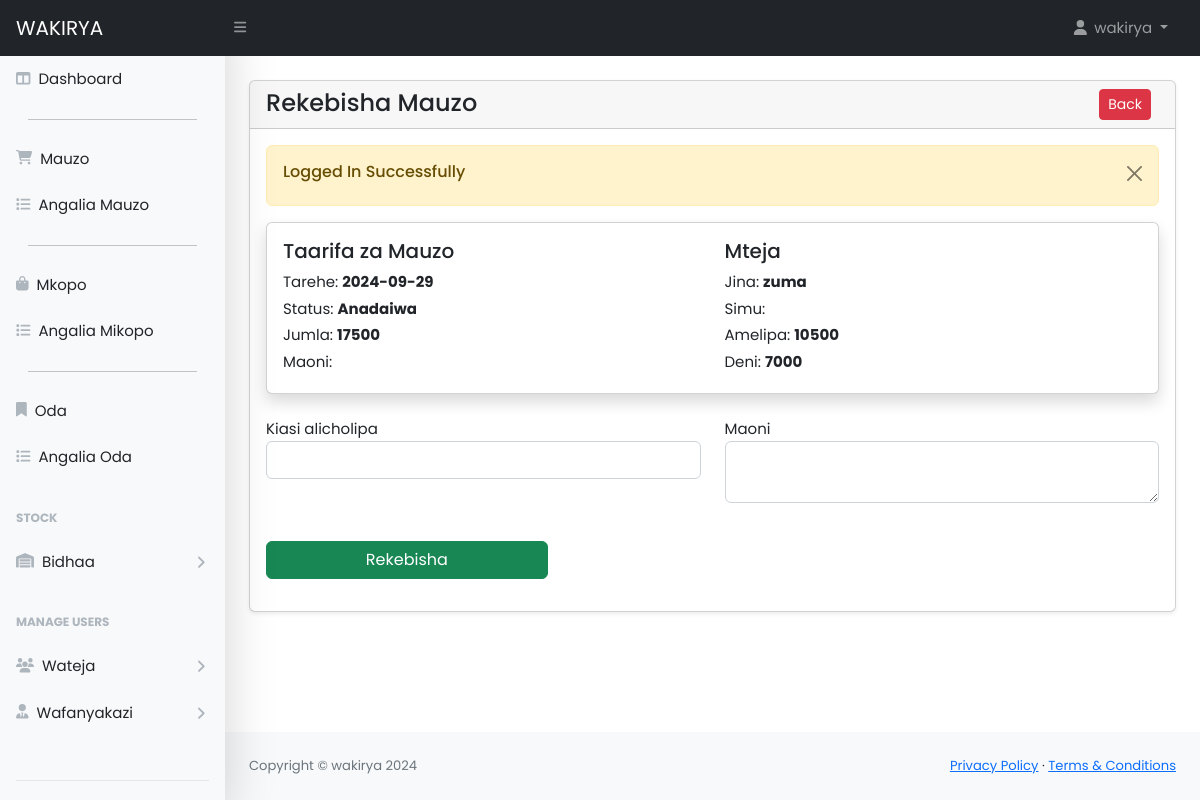
Screenshot of /admin/order-update.php?track=11713 (signed in) with the database file from the repository.
### tables this page shows
CREATE TABLE `orders` (
  `id` int(11) NOT NULL,
  `customer_id` int(11) NOT NULL,
  `tracking_no` varchar(100) NOT NULL,
  `invoice_no` varchar(100) NOT NULL,
  `total_amount` varchar(100) NOT NULL,
  `paid_amount` varchar(100) DEFAULT NULL,
  `due_amount` varchar(100) DEFAULT NULL,
  `surplus_amount` varchar(100) NOT NULL,
  `order_date` date NOT NULL,
  `order_status` varchar(100) DEFAULT NULL,
  `comment` varchar(255) DEFAULT NULL,
  `payment_mode` varchar(100) DEFAULT NULL COMMENT 'cash, online',
  `order_placed_by_id` int(11) NOT NULL,
  `created_at` date NOT NULL DEFAULT current_timestamp()
);

CREATE TABLE `customers` (
  `id` int(11) NOT NULL,
  `name` varchar(255) NOT NULL,
  `email` varchar(255) DEFAULT NULL,
  `phone` varchar(255) DEFAULT NULL,
  `status` tinyint(1) DEFAULT 0 COMMENT '0=visible,1=hidden',
  `created_at` date NOT NULL DEFAULT current_timestamp()
);

### admin/order-update.php (the view, shortened to what this page needs)
<?php
include('includes/header.php'); ?>
<div class="container-fluid px-4">
    <div class="card mt-4 shadow-sm">
        <div class="card-header">
            <h4 class="mb-0">Rekebisha Mauzo
                <a href="orders.php" class="btn btn-danger mx-2 btn-sm float-end">Back</a>
            </h4>
        </div>
        <div class="card-body">
            <?php
            if (isset($_GET['track'])) {
                $trackingNo = validate($_GET['track']);
                $query = "SELECT o.*, c.* FROM orders o, customers c
                                WHERE c.id = o.customer_id AND tracking_no='$trackingNo'
                                ORDER BY o.id DESC";
                $orders = mysqli_query($conn, $query);
                if ($orders) {
                    if (mysqli_num_rows($orders) > 0) {
                        $orderData = mysqli_fetch_assoc($orders);
            ?>
                        <div class="card card-body shadow border-1 mb-4">
                            <div class="row">
                                <div class="col-md-6">
                                    <h5>Taarifa za Mauzo</h5>
                                    <label class="mb-1">
                                        Tarehe:
                                        <span class="fw-bold"><?= $orderData['order_date']; ?></span>
                                    </label>
                                    <br />
                                    <label class="mb-1">
                                        Status:
                                        <span class="fw-bold"><?= $orderData['order_status']; ?></span>
                                    </label>
                                    <br />
                                    <label class="mb-1">
                                        Jumla:
                                        <span class="fw-bold"><?= $orderData['total_amount']; ?></span>
                                    </label>
                                    <br />
                                    <label class="mb-1">
                                        Maoni:
                                    </label>
                                    <br />
                                </div>
                                <div class="col-md-6">
                                    <h5>Mteja</h5>
                                    <label class="mb-1">
                                        Jina:
                                        <span class="fw-bold"><?= $orderData['name']; ?></span>
                                    </label>
                                    <br />
                                    <label class="mb-1">
                                        Simu:
                                    </label>
                                    <br />
                                    <label class="mb-1">
                                        Amelipa:
                                        <span class="fw-bold"><?= $orderData['paid_amount']; ?></span>
                                    </label>
                                    <br />
                                    <label class="mb-1">
                                        Deni:
                                        <span class="fw-bold"><?= $orderData['due_amount']; ?></span>
                                    </label>
                                    <br />
                                </div>
                            </div>
                        </div>
            <?php
                    } else {
                        echo '<h5>No record found!</h5>';
                    }
                } else {
                    echo '<h5>Something Went Wrong!</h5>';
                }
            }
            ?>
            <form action="order-update-code.php" method="POST" class="mt-3">
                <?php
                if (isset($_GET['track'])) {
                    $tracking_no = $_GET['track'];
                    $orderQuery = mysqli_query($conn, "SELECT * FROM orders WHERE tracking_no='$tracking_no'");
                    if (mysqli_num_rows($orderQuery) > 0) {
                        $orderData = mysqli_fetch_assoc($orderQuery);
                        $orderId = $orderData['id'];
                ?>
                        <div class="row">
                            <div class="col-md-6 mb-3">
                                <label>Kiasi alicholipa</label>
                                <input type="number" id="amount_paid" name="amount_paid" class="form-control" value="" />
                            </div>
                            <div class="col-md-6 mb-3">
                                <label>Maoni</label>
                                <textarea id="comment" name="comment" class="form-control" rows="2"><?= $orderData['comment']; ?></textarea>
                            </div>
                            <div class="col-md-4 mb-3">
                                <br />
                                <button type="submit" value="<?= $orderId; ?>" name="updateOrder" class="btn btn-success w-100">Rekebisha</button>
                            </div>
                        </div>
                <?php
                    } else {
                        echo '<h5>No record found!</h5>';
                        return false;
                    }
                } else {
                    echo '<h5>Something Went Wrong chini!</h5>';
                    return false;
                }
                ?>
            </form>
        </div>
    </div>
</div>
<?php include('includes/footer.php'); ?>

### rows the page displays
orders: order_date "2024-09-29", order_status "Anadaiwa", total_amount "17500", customer.name "zuma", paid_amount "10500", due_amount "7000"

### other values shown
$_SESSION['loggedInUser']['name'] "wakirya"
$_SESSION['status'] "Logged In Successfully"
